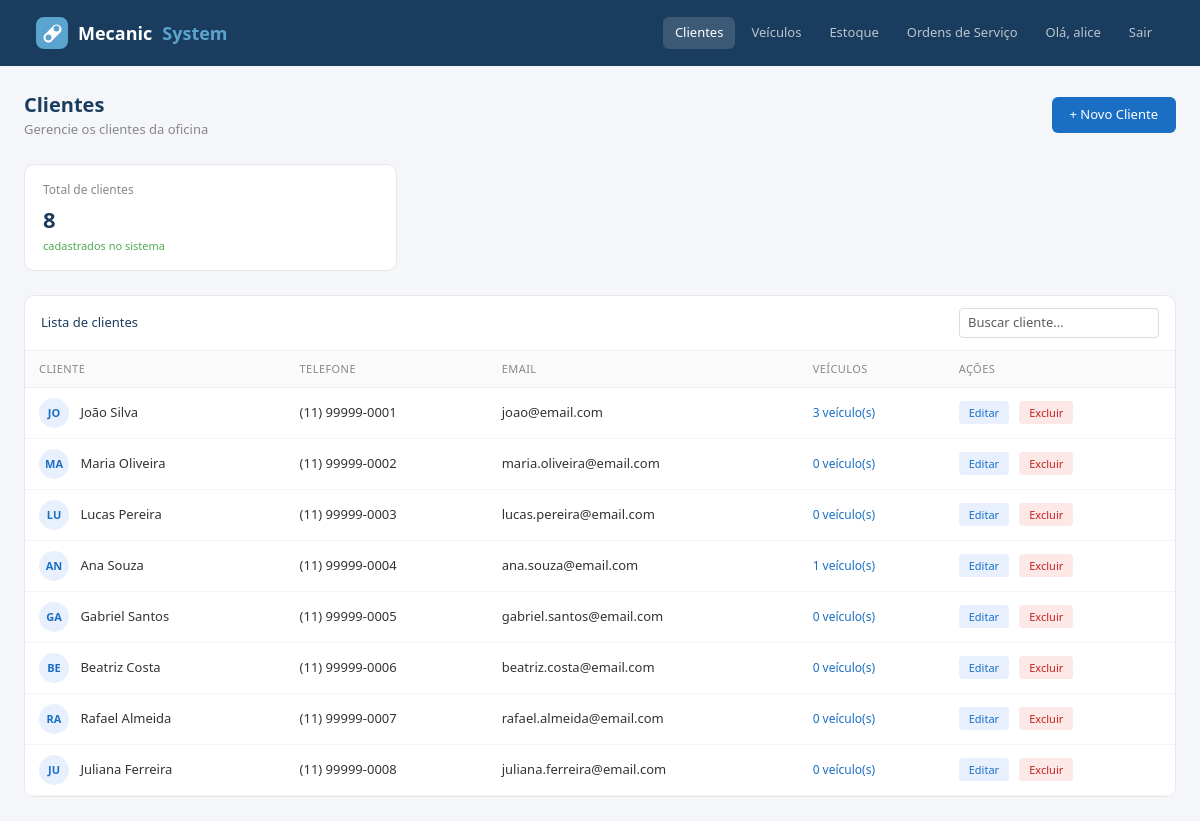
The app's page /clientes/ (signed in) with its own data.
### clientes/models.py (models this page shows, shortened)
class Cliente(models.Model):
    nome = models.CharField(max_length=100)
    telefone = models.CharField(max_length=20, blank=True)
    email = models.EmailField(blank=True)

### clientes/views.py (the view)
# urls.py: path('', views.listar_clientes, name='listar_clientes'),
def listar_clientes(request):
    clientes = Cliente.objects.all()
    return render(request, 'clientes/listar.html', {'clientes': clientes})

### clientes/templates/clientes/listar.html (shortened to what this page needs)
{% extends "base.html" %}
{% block nav_clientes %}active{% endblock %}
{% block conteudo %}
<div class="d-flex justify-content-between align-items-center mb-4">
  <div>
    <div class="page-title">Clientes</div>
    <div class="page-sub">Gerencie os clientes da oficina</div>
  </div>
  <a href="/clientes/adicionar/" class="btn-novo">+ Novo Cliente</a>
</div>
<div class="row g-3 mb-4">
  <div class="col-md-4">
    <div class="stat-card">
      <div class="label">Total de clientes</div>
      <div class="value">{{ clientes|length }}</div>
      <div class="sub">cadastrados no sistema</div>
    </div>
  </div>
</div>
<div class="card-table">
  <div class="card-top">
    <span style="font-size:13px;font-weight:500;color:#1a3c5e">Lista de clientes</span>
    <input type="text" placeholder="Buscar cliente..." class="form-control form-control-sm" style="width:200px" id="busca" onkeyup="filtrar()">
  </div>
  <table class="table mb-0" id="tabela">
    <thead>
      <tr>
        <th>Cliente</th>
        <th>Telefone</th>
        <th>Email</th>
        <th>Veículos</th>
        <th>Ações</th>
      </tr>
    </thead>
    <tbody>
      {% for cliente in clientes %}
      <tr>
        <td>
          <span class="avatar-circle">{{ cliente.nome|slice:":2"|upper }}</span>
          {{ cliente.nome }}
        </td>
        <td>{{ cliente.telefone|default:"—" }}</td>
        <td>{{ cliente.email|default:"—" }}</td>
        <td>
          <a href="/clientes/detalhe/{{ cliente.id }}/" style="color:#1a6fc4;text-decoration:none;font-weight:500;font-size:12px">
            {{ cliente.veiculos.count }} veículo(s)
          </a>
        </td>
        <td>
          <a href="/clientes/editar/{{ cliente.id }}/" class="btn-edit" style="font-size:11px;text-decoration:none">Editar</a>
          <a href="/clientes/excluir/{{ cliente.id }}/" class="btn-del" style="padding:4px 10px;font-size:11px;text-decoration:none">Excluir</a>
        </td>
      </tr>
      {% endfor %}
    </tbody>
  </table>
</div>
{% endblock %}

### templates/base.html (shortened to what this page needs)
<!DOCTYPE html>
<html lang="pt-br">
<head>
  <link href="https://cdn.jsdelivr.net/npm/bootstrap@5.3.0/dist/css/bootstrap.min.css" rel="stylesheet">
</head>
<body>
  <nav class="navbar navbar-expand-lg navbar-mecasystem">
    <div class="container-fluid">
      <a class="navbar-brand" href="/" style="display:flex;align-items:center;gap:10px">
  Mecanic<span>System</span>
</a>
      <div class="collapse navbar-collapse">
        <ul class="navbar-nav ms-auto gap-1">
          {% if user.is_authenticated %}
            <li class="nav-item"><a class="nav-link {% block nav_clientes %}{% endblock %}" href="/clientes/">Clientes</a></li>
            <li class="nav-item"><a class="nav-link {% block nav_veiculos %}{% endblock %}" href="{% url 'listar_veiculos' %}">Veículos</a></li>
            <li class="nav-item"><a class="nav-link {% block nav_estoque %}{% endblock %}" href="/estoque/">Estoque</a></li>
            <li class="nav-item"><a class="nav-link {% block nav_ordens %}{% endblock %}" href="/ordens/">Ordens de Serviço</a></li>
            <li class="nav-item"><a class="nav-link" href="#">Olá, {{ user.username }}</a></li>
            <li class="nav-item">
              <form method="post" action="{% url 'logout' %}" style="display:inline; margin:0;">
                <button type="submit" class="nav-link" style="background:none; border:none; padding:6px 12px; color: rgba(255,255,255,0.7); cursor:pointer;">Sair</button>
              </form>
            </li>
          {% else %}
            <li class="nav-item"><a class="nav-link" href="{% url 'login' %}">Login</a></li>
            <li class="nav-item"><a class="nav-link" href="{% url 'registrar' %}">Registrar</a></li>
          {% endif %}
        </ul>
      </div>
    </div>
  </nav>
  <div class="container-fluid px-4 py-4">
    {% block conteudo %}{% endblock %}
  </div>
</body>
</html>

### templates/base.html (style rules this page uses)
body { background: #f4f6f9; }
.navbar-mecasystem { background: #1a3c5e; padding: 12px 24px; }
.navbar-mecasystem .navbar-brand { color: #fff; font-weight: 600; font-size: 18px; }
.navbar-mecasystem .navbar-brand span { color: #5ba4cf; }
.navbar-mecasystem .nav-link { color: rgba(255,255,255,0.7) !important; font-size: 13px; padding: 6px 12px !important; border-radius: 6px; }
.navbar-mecasystem .nav-link:hover, .navbar-mecasystem .nav-link.active { background: rgba(255,255,255,0.15); color: #fff !important; }
.page-title { font-size: 20px; font-weight: 600; color: #1a3c5e; }
.page-sub { font-size: 13px; color: #888; }
.stat-card { background: #fff; border-radius: 10px; padding: 16px 18px; border: 1px solid #e8e8e8; }
.stat-card .label { font-size: 12px; color: #888; margin-bottom: 4px; }
.stat-card .value { font-size: 22px; font-weight: 600; color: #1a3c5e; }
.stat-card .sub { font-size: 11px; color: #52a852; margin-top: 2px; }
.card-table { background: #fff; border-radius: 10px; border: 1px solid #e8e8e8; overflow: hidden; }
.card-table .card-top { padding: 12px 16px; border-bottom: 1px solid #f0f0f0; display: flex; align-items: center; justify-content: space-between; }
.table th { font-size: 11px; color: #888; text-transform: uppercase; letter-spacing: 0.04em; font-weight: 500; background: #fafafa; border-bottom: 1px solid #eee !important; padding: 10px 14px; }
.table td { font-size: 13px; padding: 10px 14px; vertical-align: middle; border-bottom: 1px solid #f5f5f5; color: #333; }
.avatar-circle { width: 30px; height: 30px; border-radius: 50%; background: #e8f0fe; display: inline-flex; align-items: center; justify-content: center; font-size: 11px; font-weight: 600; color: #1a6fc4; margin-right: 8px; }
.btn-novo { background: #1a6fc4; color: #fff; border: none; padding: 8px 18px; border-radius: 6px; font-size: 13px; font-weight: 500; text-decoration: none; }
.btn-edit { background: #e8f0fe; color: #1a6fc4; border: none; padding: 4px 10px; border-radius: 4px; font-size: 11px; font-weight: 500; text-decoration: none; }
.btn-del { background: #fce8e6; color: #c5221f; border: none; padding: 4px 10px; border-radius: 4px; font-size: 11px; font-weight: 500; cursor: pointer; }
.form-control { font-size: 13px; border-color: #ddd; }

### records on screen
Cliente: nome "JO", nome "João Silva", telefone "(11) 99999-0001", email "joao@email.com", veiculos.count "3"
Cliente: nome "MA", nome "Maria Oliveira", telefone "(11) 99999-0002", email "maria.oliveira@email.com", veiculos.count "0"
Cliente: nome "LU", nome "Lucas Pereira", telefone "(11) 99999-0003", email "lucas.pereira@email.com", veiculos.count "0"
Cliente: nome "AN", nome "Ana Souza", telefone "(11) 99999-0004", email "ana.souza@email.com", veiculos.count "1"
Cliente: nome "GA", nome "Gabriel Santos", telefone "(11) 99999-0005", email "gabriel.santos@email.com", veiculos.count "0"
Cliente: nome "BE", nome "Beatriz Costa", telefone "(11) 99999-0006", email "beatriz.costa@email.com", veiculos.count "0"
Cliente: nome "RA", nome "Rafael Almeida", telefone "(11) 99999-0007", email "rafael.almeida@email.com", veiculos.count "0"
Cliente: nome "JU", nome "Juliana Ferreira", telefone "(11) 99999-0008", email "juliana.ferreira@email.com", veiculos.count "0"

### other values on screen
{{ user.username }} "alice"
{{ clientes|length }} "8"
